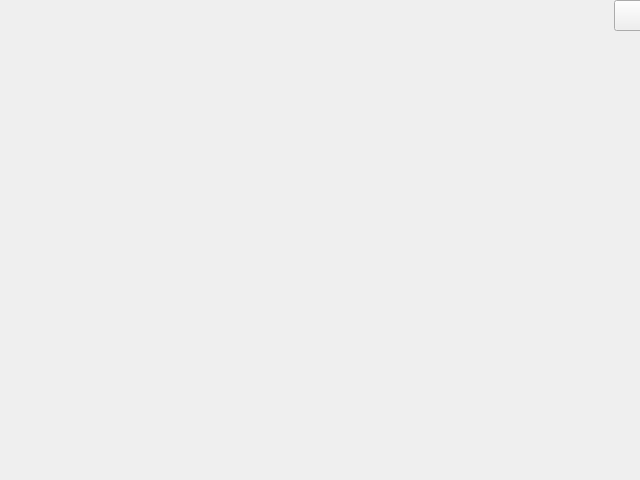
<?xml version="1.0" encoding="UTF-8"?>
<ui version="4.0">
 <class>CPIC</class>
 <widget class="QWidget" name="CPIC">
  <property name="geometry">
   <rect>
    <x>0</x>
    <y>0</y>
    <width>640</width>
    <height>480</height>
   </rect>
  </property>
  <property name="minimumSize">
   <size>
    <width>640</width>
    <height>480</height>
   </size>
  </property>
  <property name="maximumSize">
   <size>
    <width>640</width>
    <height>480</height>
   </size>
  </property>
  <property name="windowTitle">
   <string>Form</string>
  </property>
  <widget class="QPushButton" name="QpbtnClose">
   <property name="geometry">
    <rect>
     <x>614</x>
     <y>0</y>
     <width>31</width>
     <height>31</height>
    </rect>
   </property>
   <property name="minimumSize">
    <size>
     <width>31</width>
     <height>31</height>
    </size>
   </property>
   <property name="maximumSize">
    <size>
     <width>31</width>
     <height>31</height>
    </size>
   </property>
   <property name="styleSheet">
    <string notr="true">image: url(:/Loading_quit1.png);</string>
   </property>
   <property name="text">
    <string/>
   </property>
  </widget>
 </widget>
 <resources/>
 <connections/>
</ui>
